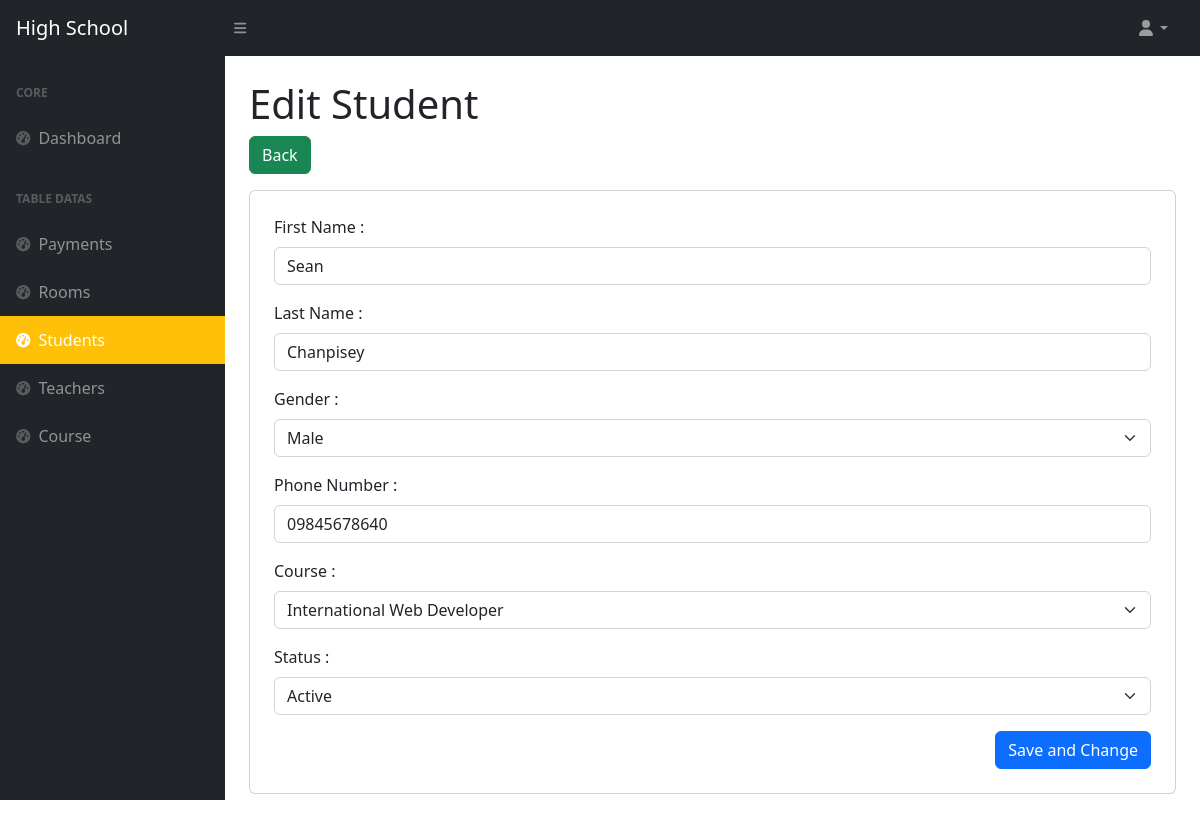
The page /students/edit.php?id=1 (signed in) on the database its author committed.
### tables this page shows
CREATE TABLE IF NOT EXISTS `students` (
  `id` int NOT NULL AUTO_INCREMENT,
  `first_name` varchar(100) NOT NULL,
  `last_name` varchar(100) NOT NULL,
  `gender` int NOT NULL,
  `phone_number` varchar(20) NOT NULL,
  `course_id` int NOT NULL,
  `status` int NOT NULL DEFAULT '1',
  `created_at` timestamp NOT NULL DEFAULT CURRENT_TIMESTAMP,
  `updated_at` timestamp NOT NULL ON UPDATE CURRENT_TIMESTAMP,
  PRIMARY KEY (`id`)
);

CREATE TABLE IF NOT EXISTS `courses` (
  `id` int NOT NULL AUTO_INCREMENT,
  `name` varchar(100) NOT NULL,
  `price` float NOT NULL,
  `status` int NOT NULL DEFAULT '1',
  `created_at` timestamp NOT NULL DEFAULT CURRENT_TIMESTAMP,
  `updated_at` timestamp NOT NULL ON UPDATE CURRENT_TIMESTAMP,
  PRIMARY KEY (`id`)
);

### students/edit.php (the view, shortened to what this page needs)
<?php
      include('../config.php');
      include(ROOT_PATH . '/layouts/header.php');
      include(ROOT_PATH . '/layouts/navbar.php');
      include(ROOT_PATH . '/layouts/sidebar.php');
?>
<?php
      $id = $_GET['id'];
      $sql = " SELECT * FROM students WHERE id = $id";
      $result = $mysql->query($sql);
      $student = $result->fetch_assoc();
?>
<?php
       $sql_course = " SELECT * FROM courses WHERE status = 1";
       $result_course = $mysql->query($sql_course);
?>
<main>
      <div class="container-fluid px-4">
            <h1 class="mt-4">Edit Student</h1>
            <a href="index.php"><button type="button" class="btn mb-3 btn-success">Back </button></a>
            <div class="card mb-4 p-4">
                  <form action="action_edit.php" method="post">
                        <div class="mb-3">
                              <label for="first_name" class="form-label">First Name :</label>
                              <input type="text" class="form-control" id="first_name" name="first_name" value="<?php echo $student['first_name'] ?>" placeholder="Enter First Name" required>
                        </div>
                        <div class="mb-3">
                              <label for="last_name" class="form-label">Last Name :</label>
                              <input type="text" class="form-control" id="last_name" name="last_name" value="<?php echo $student['last_name'] ?>" placeholder="Enter Last Name" required>
                        </div>
                        <div class="mb-3">
                              <label for="gender" class="form-label">Gender :</label></span>
                              <select id="gender" name="gender" class="form-select">
                                    <option value="1" <?php if($student['gender'] == 1) echo 'selected' ; ?>>Male</option>
                              </select>
                        </div>
                        <div class="mb-3">
                              <label for="phone_number" class="form-label">Phone Number :</label>
                              <input type="text" class="form-control" id="phone_number" name="phone_number" value="<?php echo $student['phone_number'] ?>" placeholder="Enter Phone Number" required>
                        </div>
                        <div class="mb-3">
                                    <label for="course" class="form-label">Course :</label></span>
                                    <select id="course" name="course_id" class="form-select">
                                          <?php while($course = $result_course->fetch_object()){ ?>
                                                <option value="<?php echo $course->id ?>" <?php if($student['course_id'] == $course->id){echo 'selected';} ?>><?php echo $course->name?></option>
                                          <?php } ?>
                                    </select>
                              </div>
                        <div class="mb-3">
                              <label for="status" class="form-label">Status :</label></span>
                              <select id="status" name="status" class="form-select">
                                    <option value="1" <?php if($student['status'] == 1) echo 'selected' ; ?>>Active</option>
                              </select>
                        </div>
                        <div class="modal-footer">
                              <button type="submit" class="btn btn-primary" name="btn_save">Save and Change</button>
                        </div>
                  </form>
            </div>
      </div>
</main>
<?php
include(ROOT_PATH . '/layouts/footer.php');
?>

### rows shown on the page
students: first_name "Sean", last_name "Chanpisey", gender "Male", phone_number "09845678640", course_id "International Web Developer", status "Active"
